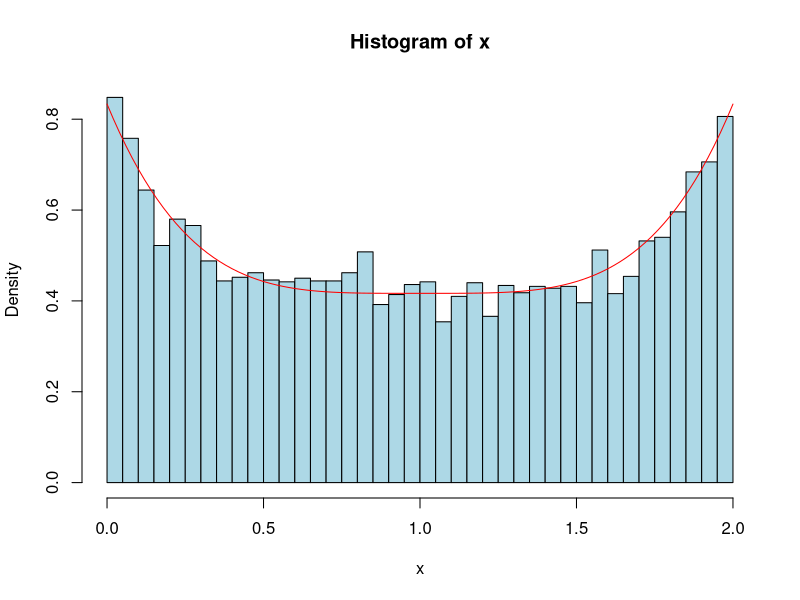

This chart was generated by the following R code:
x <- 0 
    for (k in 1:10000){
        u1 = runif(1, 0, 1)
        u2 = runif(1, 0, 1)
        if(u1<5/6){
            x[k] <- 2*u2
        }else{
            if(2*u2-1>0){
                x[k] <- (2*u2-1)^(1/5) + 1
            }
            else{
                x[k] <- -(1 - 2*u2)^(1/5) + 1
            }
        }
    }

hist(x, freq=FALSE, breaks=50, col="lightblue") # nolint
curve((5/12)*(1+(x-1)^4), from=0, to=2, col= # nolint
"red", add=TRUE) # nolint